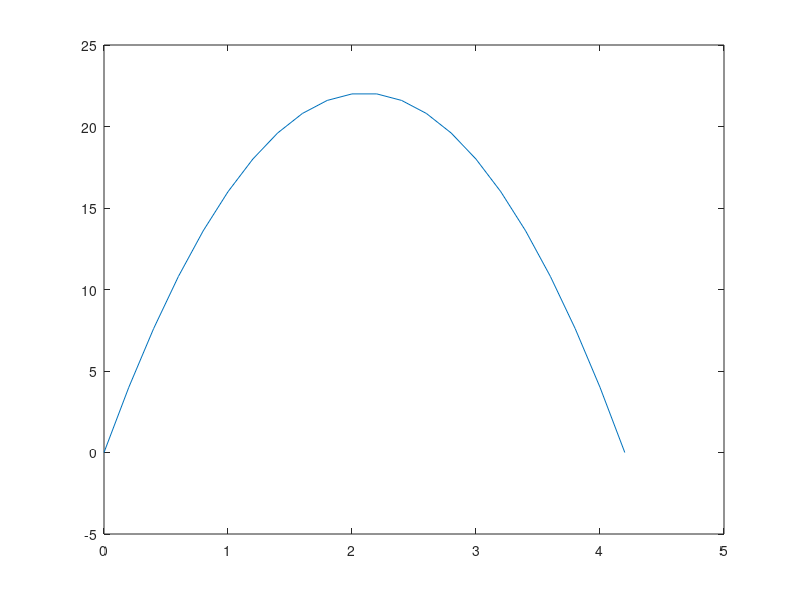

The MATLAB source for this figure:
clear 
clc
v0=20; % initial velocity
dt=0.2;% subinterval
p(1)=0.0;% initial position
pos=p(1);
t(1)=0.0; % initial time
a=-10; % acceleration due to 
i=1;

while (pos >=0) % looping
    i=i+1;
    v=a*t(i-1)+v0; % compute velocity at start of interval i-1
    p(i)=p(i-1)+dt*v; 
    t(i)=t(i-1)+dt;
    pos=p(i);
end
plot(t,p)